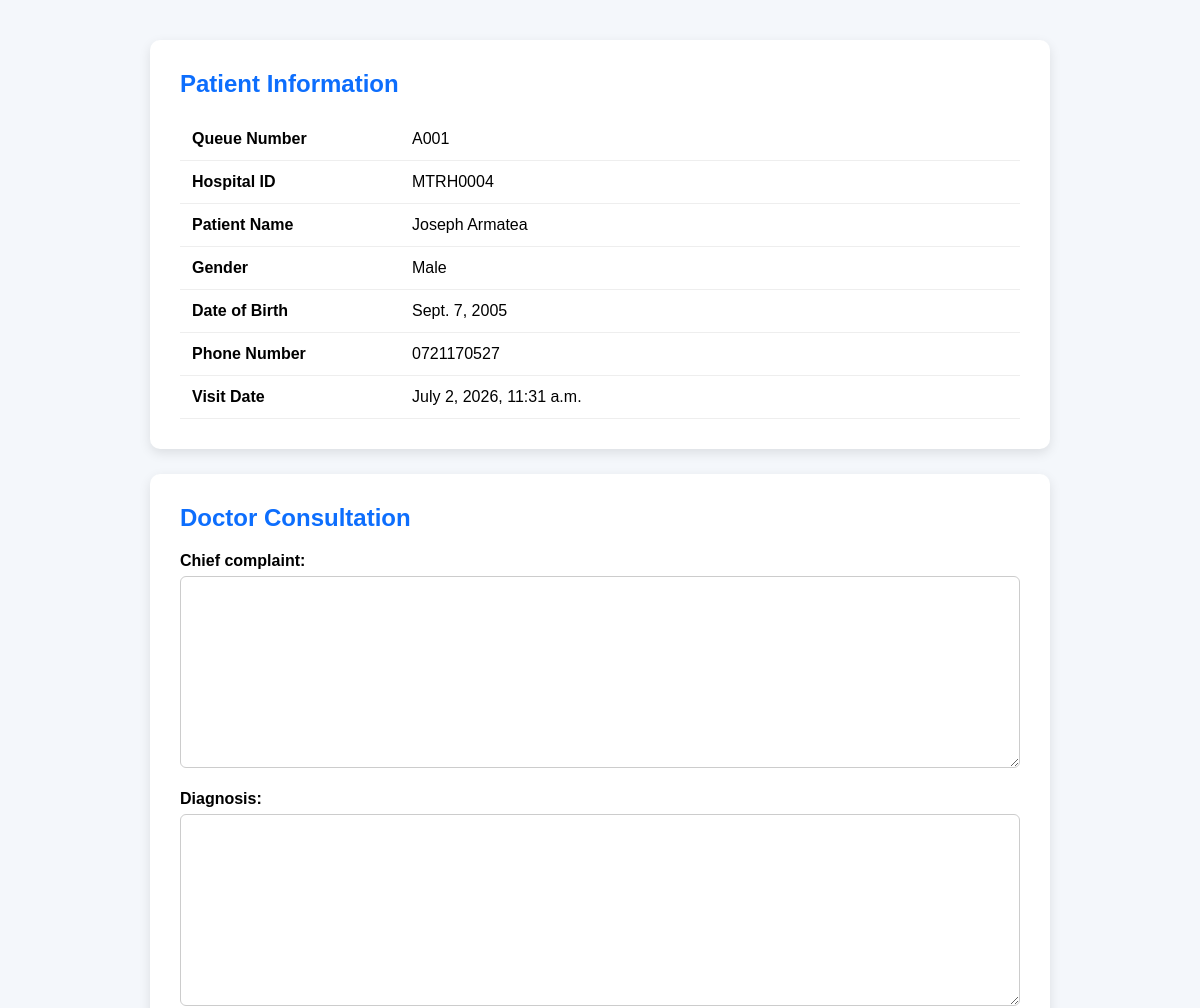
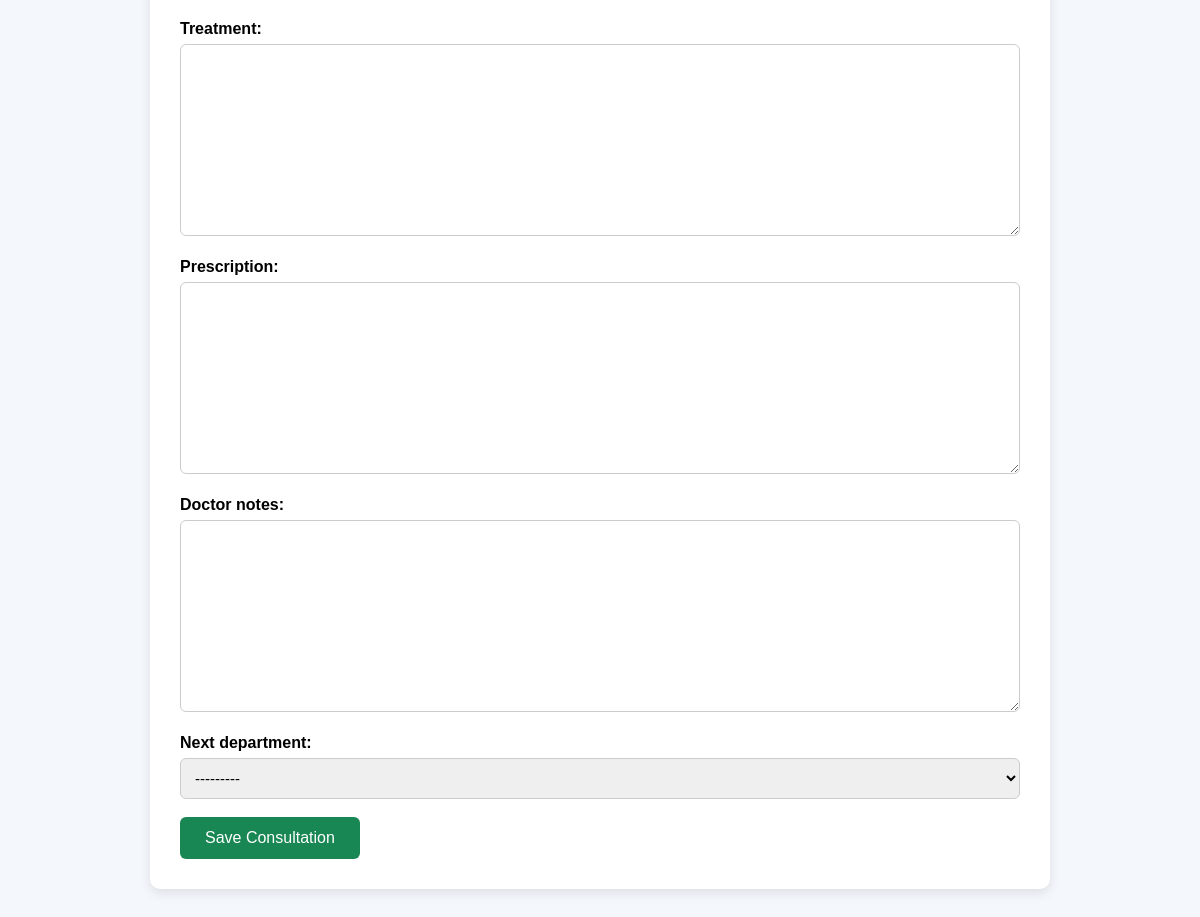
The app's page /core/doctor/1/ with its own data (2 pictures, top to bottom).
### core/models.py (models this page shows, shortened)
class Visit(models.Model):
    STATUS_CHOICES = (
        ("waiting", "Waiting"),
        ("serving", "Being Served"),
        ("completed", "Completed"),
    )
    DEPARTMENT_CHOICES = (
        ("triage", "Triage"),
        ("doctor", "Doctor"),
        ("laboratory", "Laboratory"),
        ("pharmacy", "Pharmacy"),
        ("completed", "Completed"),
    )
    patient = models.ForeignKey(
        Patient,
        on_delete=models.CASCADE,
        related_name="visits"
    )
    queue_number = models.CharField(
        max_length=10,
        editable=False,
        blank=True
    )
    current_department = models.CharField(
        max_length=20,
        choices=DEPARTMENT_CHOICES,
        default="triage"
    )
    status = models.CharField(
        max_length=20,
        choices=STATUS_CHOICES,
        default="waiting"
    )
    visit_date = models.DateTimeField(
        auto_now_add=True
    )
    created_by = models.ForeignKey(
        User,
        on_delete=models.SET_NULL,
        null=True
    )
    def save(self, *args, **kwargs):
        super().save(*args, **kwargs)

class Patient(models.Model):
    GENDER_CHOICES = (
        ("Male", "Male"),
        ("Female", "Female"),
    )
    hospital_id = models.CharField(
        max_length=20,
        unique=True,
        blank=True,
        editable=False
    )
    first_name = models.CharField(max_length=100)
    last_name = models.CharField(max_length=100)
    date_of_birth = models.DateField()
    gender = models.CharField(max_length=10, choices=GENDER_CHOICES)
    phone_number = models.CharField(max_length=15)
    national_id = models.CharField(
        max_length=20,
        blank=True,
        null=True
    )
    created_at = models.DateTimeField(auto_now_add=True)
    updated_at = models.DateTimeField(auto_now=True)

### core/views.py (the view)
# urls.py: path("doctor/<int:visit_id>/", doctor_consultation, name="doctor_consultation"),
def doctor_consultation(request, visit_id):
    visit = get_object_or_404(
        Visit,
        id=visit_id
    )
    if visit.status == "waiting":
        visit.status = "serving"
        visit.save(update_fields=["status"])
    if request.method == "POST":
        form = DoctorConsultationForm(request.POST)
        if form.is_valid():
            consultation = form.save(commit=False)
            consultation.visit = visit
            consultation.consulted_by = request.user
            consultation.save()
            visit.current_department = consultation.next_department
            if consultation.next_department == "completed":
                visit.status = "completed"
            else:
                visit.status = "waiting"
            visit.save()
            messages.success(
                request,
                "Consultation completed successfully."
            )
            return redirect("doctor_dashboard")
    else:
        form = DoctorConsultationForm()
    return render(
        request,
        "doctor_consultation.html",
        {
            "visit": visit,
            "form": form,
        }
    )

### core/forms.py
class DoctorConsultationForm(forms.ModelForm):
    class Meta:
        model = DoctorConsultation
        exclude = (
            "visit",
            "consulted_by",
            "consultation_date",
        )

### core/templates/doctor_consultation.html (shortened to what this page needs)
<!DOCTYPE html>
<html lang="en">
<head>
</head>
<body>
<div class="container">
    <div class="card">
        <h2>Patient Information</h2>
        <table>
            <tr>
                <td>Queue Number</td>
                <td>{{ visit.queue_number }}</td>
            </tr>
            <tr>
                <td>Hospital ID</td>
                <td>{{ visit.patient.hospital_id }}</td>
            </tr>
            <tr>
                <td>Patient Name</td>
                <td>{{ visit.patient.first_name }} {{ visit.patient.last_name }}</td>
            </tr>
            <tr>
                <td>Gender</td>
                <td>{{ visit.patient.gender }}</td>
            </tr>
            <tr>
                <td>Date of Birth</td>
                <td>{{ visit.patient.date_of_birth }}</td>
            </tr>
            <tr>
                <td>Phone Number</td>
                <td>{{ visit.patient.phone_number }}</td>
            </tr>
            <tr>
                <td>Visit Date</td>
                <td>{{ visit.visit_date }}</td>
            </tr>
        </table>
    </div>
    <div class="card">
        <h2>Doctor Consultation</h2>
        <form method="POST">
            {{ form.as_p }}
            <button type="submit" class="btn">
                Save Consultation
            </button>
        </form>
    </div>
</div>
</body>
</html>

### core/templates/doctor_consultation.html (style rules this page uses)
* { margin:0; padding:0; box-sizing:border-box; font-family:Arial, Helvetica, sans-serif; }
body { background:#f4f7fb; padding:40px; }
.container { max-width:900px; margin:auto; }
.card { background:#fff; padding:30px; border-radius:10px; box-shadow:0 4px 12px rgba(0,0,0,.1); margin-bottom:25px; }
h2 { color:#0d6efd; margin-bottom:20px; }
table { width:100%; border-collapse:collapse; }
td { padding:12px; border-bottom:1px solid #eee; }
td:first-child { font-weight:bold; width:220px; }
form p { margin-bottom:18px; }
form label { display:block; margin-bottom:6px; font-weight:bold; }
form input, form textarea, form select { width:100%; padding:10px; border:1px solid #ccc; border-radius:6px; font-size:15px; }
textarea { min-height:120px; resize:vertical; }
.btn { background:#198754; color:white; padding:12px 25px; border:none; border-radius:6px; cursor:pointer; font-size:16px; }

### records on screen
Visit: queue_number "A001", patient.hospital_id "MTRH0004", patient.first_name "Joseph", patient.last_name "Armatea", patient.gender "Male", patient.date_of_birth "Sept. 7, 2005", patient.phone_number "0721170527", visit_date "July 2, 2026, 11:31 a.m."
